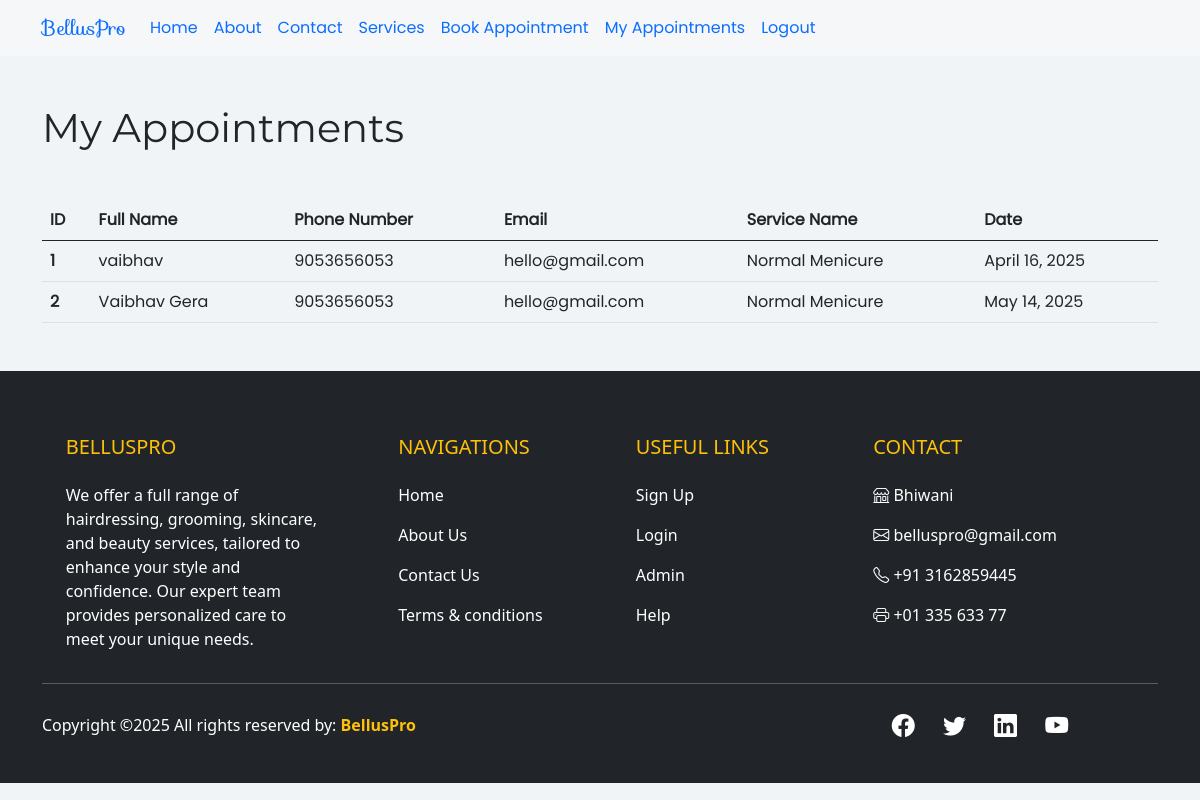
The page /appointments/ (signed in) on the database its author committed.
### core/models.py (models this page shows, shortened)
class Appointment(models.Model):
	customer = models.ForeignKey(Customer, on_delete=models.CASCADE, null=True)
	your_name = models.CharField(max_length=100)
	your_phone = models.CharField(max_length=10)
	your_email = models.EmailField(max_length=200)
	your_service = models.ForeignKey('Service', on_delete=models.CASCADE, default=1)
	your_date = models.DateField()
	@staticmethod
	def get_appointment_by_customer(customer_id):
		return Appointment.objects.filter(customer = customer_id)

class Service(models.Model):
    name = models.CharField(max_length=50)
    price = models.IntegerField(default=0)
    image = models.ImageField(upload_to='uploads/productImg')

### dashboard/middlewares/auth.py (the view)
    def middleware(request):
        returnUrl = request.META['PATH_INFO']
        if not request.session.get('customer'):
            return redirect(f'login?return_url={returnUrl}')
        response =  get_response(request)
        return response

### core/views.py (called while the page is built)
@auth_middleware
def appointments(request):
	customer = request.session.get('customer')
	appointments = Appointment.get_appointment_by_customer(customer)
	return render(request, 'core/appointments.html', {'appointments': appointments})

### core/templates/core/appointments.html (shortened to what this page needs)
{% extends "core/base.html" %}
{% load static %}
{% block content %}
<!DOCTYPE html>
<html lang="en">
<head>
	<link rel="stylesheet" href="{% static 'core/css/style/bootstrap.min.css' %}">
	<link rel="stylesheet" href="{% static "core/css/appointments.css" %}">
</head>
<body>
	<div class="container">
		<h1 class="my-5">My Appointments</h1>
	<table class="table mb-5">
	  <thead class="thead-dark">
	    <tr>
	      <th scope="col">ID</th>
	      <th scope="col">Full Name</th>
	      <th scope="col">Phone Number</th>
	      <th scope="col">Email</th>
	      <th scope="col">Service Name</th>
	      <th scope="col">Date</th>
	    </tr>
	  </thead>
	  <tbody>
	  	{% for appointment in appointments %}
	    <tr>
	      <th scope="row">{{ forloop.counter }}</th>
	      <td>{{ appointment.your_name }}</td>
	      <td>{{ appointment.your_phone }}</td>
	      <td>{{ appointment.your_email }}</td>
	      <td>{{ appointment.your_service.name }}</td>
	      <td>{{ appointment.your_date }}</td>
	    </tr>
	   	{% endfor %}
	  </tbody>
	</table>
	</div>
</body>
</html>
{% endblock content %}

### core/static/core/css/navbar.css (style rules this page uses)
body { min-height: 100vh; width: 100vw; overflow-x: hidden; }

### core/static/core/css/appointments.css (style rules this page uses)
body { background: #f1f4f7; }
h1 { font-weight: 300; font-size: 40px; font-family: heading; }
tr, th, td { font-family: para; }

### rows shown on the page
Appointment: your_name "vaibhav", your_phone "9053656053", your_email "hello@gmail.com", your_service.name "Normal Menicure", your_date "April 16, 2025"
Appointment: your_name "Vaibhav Gera", your_phone "9053656053", your_email "hello@gmail.com", your_service.name "Normal Menicure", your_date "May 14, 2025"
